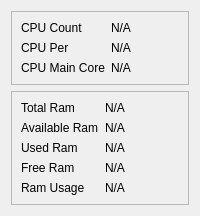
            <widget class="QWidget" name="cpu_and_memory">
             <layout class="QVBoxLayout" name="verticalLayout_3">
              <item>
               <widget class="QFrame" name="cpu_info_frame">
                <property name="frameShape">
                 <enum>QFrame::StyledPanel</enum>
                </property>
                <property name="frameShadow">
                 <enum>QFrame::Raised</enum>
                </property>
                <layout class="QGridLayout" name="gridLayout_2">
                 <item row="0" column="0">
                  <widget class="QLabel" name="label_11">
                   <property name="text">
                    <string>CPU Count</string>
                   </property>
                  </widget>
                 </item>
                 <item row="0" column="1">
                  <widget class="QLabel" name="label_14">
                   <property name="text">
                    <string>N/A</string>
                   </property>
                  </widget>
                 </item>
                 <item row="1" column="0">
                  <widget class="QLabel" name="label_12">
                   <property name="text">
                    <string>CPU Per</string>
                   </property>
                  </widget>
                 </item>
                 <item row="1" column="1">
                  <widget class="QLabel" name="label_15">
                   <property name="text">
                    <string>N/A</string>
                   </property>
                  </widget>
                 </item>
                 <item row="2" column="0">
                  <widget class="QLabel" name="label_13">
                   <property name="text">
                    <string>CPU Main Core</string>
                   </property>
                  </widget>
                 </item>
                 <item row="2" column="1">
                  <widget class="QLabel" name="label_16">
                   <property name="text">
                    <string>N/A</string>
                   </property>
                  </widget>
                 </item>
                </layout>
               </widget>
              </item>
              <item>
               <widget class="QFrame" name="ram_info_frame">
                <property name="frameShape">
                 <enum>QFrame::StyledPanel</enum>
                </property>
                <property name="frameShadow">
                 <enum>QFrame::Raised</enum>
                </property>
                <layout class="QGridLayout" name="gridLayout_3">
                 <item row="0" column="0">
                  <widget class="QLabel" name="label_17">
                   <property name="text">
                    <string>Total Ram</string>
                   </property>
                  </widget>
                 </item>
                 <item row="0" column="1">
                  <widget class="QLabel" name="label_22">
                   <property name="text">
                    <string>N/A</string>
                   </property>
                  </widget>
                 </item>
                 <item row="1" column="0">
                  <widget class="QLabel" name="label_18">
                   <property name="text">
                    <string>Available Ram</string>
                   </property>
                  </widget>
                 </item>
                 <item row="1" column="1">
                  <widget class="QLabel" name="label_23">
                   <property name="text">
                    <string>N/A</string>
                   </property>
                  </widget>
                 </item>
                 <item row="2" column="0">
                  <widget class="QLabel" name="label_19">
                   <property name="text">
                    <string>Used Ram</string>
                   </property>
                  </widget>
                 </item>
                 <item row="2" column="1">
                  <widget class="QLabel" name="label_24">
                   <property name="text">
                    <string>N/A</string>
                   </property>
                  </widget>
                 </item>
                 <item row="3" column="0">
                  <widget class="QLabel" name="label_20">
                   <property name="text">
                    <string>Free Ram</string>
                   </property>
                  </widget>
                 </item>
                 <item row="3" column="1">
                  <widget class="QLabel" name="label_25">
                   <property name="text">
                    <string>N/A</string>
                   </property>
                  </widget>
                 </item>
                 <item row="4" column="0">
                  <widget class="QLabel" name="label_21">
                   <property name="text">
                    <string>Ram Usage</string>
                   </property>
                  </widget>
                 </item>
                 <item row="4" column="1">
                  <widget class="QLabel" name="label_26">
                   <property name="text">
                    <string>N/A</string>
                   </property>
                  </widget>
                 </item>
                </layout>
               </widget>
              </item>
             </layout>
            </widget>
